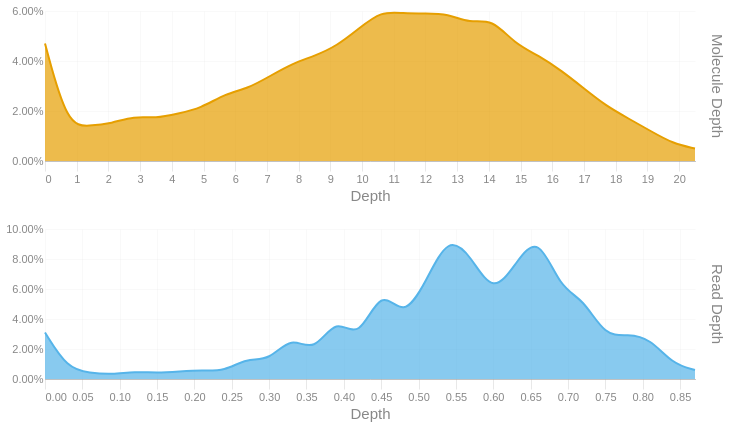

Notebook cell for this chart:
### Code cell
readdep = depth_hist(tb['Read Depth'], q99, 3)
readdep = readdep.with_columns(pl.lit('Read Depth').alias('Metric'))
if not SKIPLR:
    moldep = depth_hist(tb['Molecule Depth'], mol_q99, 1)
    moldep = moldep.with_columns(pl.lit('Molecule Depth').alias('Metric'))
    _hist = pl.concat([readdep, moldep])
    _hist = _hist.filter(pl.col('Proportion') != 0)
    with SafeRender(_hist):
        (
            alt.Chart(_hist)        
            .mark_area(interpolate = "basis")
            .encode(
                x=alt.X('Bin:Q').scale(domainMin=0).axis(alt.Axis(title='Depth')),
                y = alt.Y('Proportion:Q', title = None).axis(format = '.2%'),
                color = alt.Color('Metric:N').legend(None),
                row = alt.Row("Metric:N").header(title = None, labelOrient = 'right'),
                tooltip = [
                    alt.Tooltip("Metric:N", title = "Metric"),
                    alt.Tooltip('Interval:N', title = "Depth Interval"),
                    alt.Tooltip('Proportion:Q', title = "% Alignments").format('.2%')
                ]
            )
            .resolve_scale(x='independent', y='independent')
            .properties(
                height = 150, width = 650,
                usermeta={'embedOptions': {'downloadFileName': f'{samplename}.depth.hist'}}
            )
        ).display()
else:
    readdep = readdep.filter(pl.col('Proportion') != 0)
    with SafeRender(readdep):
        (
            alt.Chart(readdep)        
            .mark_area(interpolate = "basis")
            .encode(
                x=alt.X('Bin:Q').scale(domainMin=0).axis(alt.Axis(title='Depth')),
                y = alt.Y('Proportion:Q', title = None).axis(format = '.2%'),
                tooltip = [
                    alt.Tooltip('Interval:N', title = "Depth Interval"),
                    alt.Tooltip('Proportion:Q', title = "% Alignments").format('.2%')
                ]
            )
            .properties(
                usermeta={'embedOptions': {'downloadFileName': f'{samplename}.depth.hist'}}
            )
        ).display()

### Figure 1 — Vega-Lite specification as saved in the notebook (floating-point values rounded to 4 significant figures)
{"width": 650, "height": 150, "config": {"title": {"anchor": "start", "dy": -15, "fontSize": 18, "color": "#888888", "subtitleColor": "#888888", "subtitleFontSize": 14}, "arc": {"fill": "#0072B2"}, "axis": {"domainColor": "#888888", "domainWidth": 0.5, "gridWidth": 0.2, "grid": false, "titleFontWeight": 400, "titleFontSize": 15, "labelFontSize": 11, "labelColor": "#888888", "tickColor": "#888888", "tickWidth": 0.2, "titleColor": "#888888"}, "axisBand": {"grid": false}, "axisX": {"grid": true, "tickSize": 10, "domainCap": "round"}, "axisY": {"domain": false, "grid": true, "tickSize": 0, "domainCap": "round"}, "background": "transparent", "header": {"labelFontSize": 15, "labelColor": "#888888", "titleFontSize": 15, "titleFontWeight": 600, "titleColor": "#888888"}, "legend": {"labelFont": "sans-serif", "labelFontSize": 12, "labelColor": "#888888", "symbolSize": 100, "symbolType": "circle", "titleFontSize": 12, "titlePadding": 10, "titleColor": "#888888", "title": null}, "range": {"category": ["#E69F00", "#56B4E9", "#009E73", "#F0E442", "#0072B2", "#D55E00", "#CC79A7", "#000000"], "diverging": ["#cfe8f3", "#a2d4ec", "#73bfe2", "#46abdb", "#1696d2", "#12719e"]}, "area": {"fill": "#0072B2", "fillOpacity": 0.7, "line": true, "strokeOpacity": 0.7}, "line": {"color": "#0072B2", "stroke": "#0072B2", "strokeWidth": 2}, "trail": {"color": "#0072B2", "stroke": "#0072B2", "strokeWidth": 0, "size": 1}, "point": {"filled": true, "fillOpacity": 1.0, "size": 95}, "text": {"color": "#888888", "fontSize": 11, "align": "right", "fontWeight": 400, "size": 11}, "bar": {"fill": "#0072B2", "stroke": null}, "view": {"stroke": null, "continuousWidth": 660, "continuousHeight": 400}}, "data": {"name": "data-37e2aad6e32d3af3e6a457a9f0bcb739"}, "mark": {"type": "area", "interpolate": "basis"}, "encoding": {"color": {"field": "Metric", "legend": null, "type": "nominal"}, "row": {"field": "Metric", "header": {"title": null, "labelOrient": "right"}, "type": "nominal"}, "tooltip": [{"field": "Metric", "title": "Metric", "type": "nominal"}, {"field": "Interval", "title": "Depth Interval", "type": "nominal"}, {"field": "Proportion", "format": ".2%", "title": "% Alignments", "type": "quantitative"}], "x": {"axis": {"title": "Depth"}, "field": "Bin", "scale": {"domainMin": 0}, "type": "quantitative"}, "y": {"axis": {"format": ".2%"}, "field": "Proportion", "title": null, "type": "quantitative"}}, "resolve": {"scale": {"x": "independent", "y": "independent"}}, "usermeta": {"embedOptions": {"downloadFileName": "S5_Connecticut_993.depth.hist"}}, "$schema": "https://vega.github.io/schema/vega-lite/v6.1.0.json", "datasets": {"data-37e2aad6e32d3af3e6a457a9f0bcb739": [{"Bin": 0.0, "Interval": "0.0-0.03", "Proportion": 0.031, "Metric": "Read Depth"}, {"Bin": 0.03, "Interval": "0.03-0.06", "Proportion": 0.007, "Metric": "Read Depth"}, {"Bin": 0.06, "Interval": "0.06-0.09", "Proportion": 0.004, "Metric": "Read Depth"}, {"Bin": 0.09, "Interval": "0.09-0.12", "Proportion": 0.003, "Metric": "Read Depth"}, {"Bin": 0.12, "Interval": "0.12-0.15", "Proportion": 0.005, "Metric": "Read Depth"}, {"Bin": 0.15, "Interval": "0.15-0.18", "Proportion": 0.004, "Metric": "Read Depth"}, {"Bin": 0.18, "Interval": "0.18-0.21", "Proportion": 0.005, "Metric": "Read Depth"}, {"Bin": 0.21, "Interval": "0.21-0.24", "Proportion": 0.006, "Metric": "Read Depth"}, {"Bin": 0.24, "Interval": "0.24-0.27", "Proportion": 0.005, "Metric": "Read Depth"}, {"Bin": 0.27, "Interval": "0.27-0.3", "Proportion": 0.014, "Metric": "Read Depth"}, {"Bin": 0.3, "Interval": "0.3-0.33", "Proportion": 0.012, "Metric": "Read Depth"}, {"Bin": 0.33, "Interval": "0.33-0.36", "Proportion": 0.029, "Metric": "Read Depth"}, {"Bin": 0.36, "Interval": "0.36-0.39", "Proportion": 0.017, "Metric": "Read Depth"}, {"Bin": 0.39, "Interval": "0.39-0.42", "Proportion": 0.042, "Metric": "Read Depth"}, {"Bin": 0.42, "Interval": "0.42-0.45", "Proportion": 0.025, "Metric": "Read Depth"}, {"Bin": 0.45, "Interval": "0.45-0.48", "Proportion": 0.062, "Metric": "Read Depth"}, {"Bin": 0.48, "Interval": "0.48-0.51", "Proportion": 0.04, "Metric": "Read Depth"}, {"Bin": 0.51, "Interval": "0.51-0.54", "Proportion": 0.065, "Metric": "Read Depth"}, {"Bin": 0.54, "Interval": "0.54-0.57", "Proportion": 0.096, "Metric": "Read Depth"}, {"Bin": 0.57, "Interval": "0.57-0.6", "Proportion": 0.082, "Metric": "Read Depth"}, {"Bin": 0.6, "Interval": "0.6-0.63", "Proportion": 0.056, "Metric": "Read Depth"}, {"Bin": 0.63, "Interval": "0.63-0.66", "Proportion": 0.077, "Metric": "Read Depth"}, {"Bin": 0.66, "Interval": "0.66-0.69", "Proportion": 0.097, "Metric": "Read Depth"}, {"Bin": 0.69, "Interval": "0.69-0.72", "Proportion": 0.06, "Metric": "Read Depth"}, {"Bin": 0.72, "Interval": "0.72-0.75", "Proportion": 0.054, "Metric": "Read Depth"}, {"Bin": 0.75, "Interval": "0.75-0.78", "Proportion": 0.028, "Metric": "Read Depth"}, {"Bin": 0.78, "Interval": "0.78-0.81", "Proportion": 0.03, "Metric": "Read Depth"}, {"Bin": 0.81, "Interval": "0.81-0.84", "Proportion": 0.027, "Metric": "Read Depth"}, {"Bin": 0.84, "Interval": "0.84-0.87", "Proportion": 0.01, "Metric": "Read Depth"}, {"Bin": 0.87, "Interval": "0.87-0.9", "Proportion": 0.006, "Metric": "Read Depth"}, {"Bin": 0.0, "Interval": "0.0-0.7", "Proportion": 0.047, "Metric": "Molecule Depth"}, {"Bin": 0.7, "Interval": "0.7-1.4", "Proportion": 0.014, "Metric": "Molecule Depth"}, {"Bin": 1.4, "Interval": "1.4-2.1", "Proportion": 0.014, "Metric": "Molecule Depth"}, {"Bin": 2.1, "Interval": "2.1-2.8", "Proportion": 0.015, "Metric": "Molecule Depth"}, {"Bin": 2.8, "Interval": "2.8-3.5", "Proportion": 0.018, "Metric": "Molecule Depth"}, {"Bin": 3.5, "Interval": "3.5-4.2", "Proportion": 0.017, "Metric": "Molecule Depth"}, {"Bin": 4.2, "Interval": "4.2-4.9", "Proportion": 0.019, "Metric": "Molecule Depth"}, {"Bin": 4.9, "Interval": "4.9-5.7", "Proportion": 0.021, "Metric": "Molecule Depth"}, {"Bin": 5.7, "Interval": "5.7-6.4", "Proportion": 0.027, "Metric": "Molecule Depth"}, {"Bin": 6.4, "Interval": "6.4-7.1", "Proportion": 0.029, "Metric": "Molecule Depth"}, {"Bin": 7.1, "Interval": "7.1-7.8", "Proportion": 0.034, "Metric": "Molecule Depth"}, {"Bin": 7.8, "Interval": "7.8-8.5", "Proportion": 0.039, "Metric": "Molecule Depth"}, {"Bin": 8.5, "Interval": "8.5-9.2", "Proportion": 0.042, "Metric": "Molecule Depth"}, {"Bin": 9.2, "Interval": "9.2-9.9", "Proportion": 0.046, "Metric": "Molecule Depth"}, {"Bin": 9.9, "Interval": "9.9-10.6", "Proportion": 0.053, "Metric": "Molecule Depth"}, {"Bin": 10.6, "Interval": "10.6-11.3", "Proportion": 0.06, "Metric": "Molecule Depth"}, {"Bin": 11.3, "Interval": "11.3-12.0", "Proportion": 0.059, "Metric": "Molecule Depth"}, {"Bin": 12.0, "Interval": "12.0-12.7", "Proportion": 0.059, "Metric": "Molecule Depth"}, {"Bin": 12.7, "Interval": "12.7-13.4", "Proportion": 0.059, "Metric": "Molecule Depth"}, {"Bin": 13.4, "Interval": "13.4-14.1", "Proportion": 0.055, "Metric": "Molecule Depth"}, {"Bin": 14.1, "Interval": "14.1-14.8", "Proportion": 0.057, "Metric": "Molecule Depth"}, {"Bin": 14.8, "Interval": "14.8-15.6", "Proportion": 0.047, "Metric": "Molecule Depth"}, {"Bin": 15.6, "Interval": "15.6-16.3", "Proportion": 0.042, "Metric": "Molecule Depth"}, {"Bin": 16.3, "Interval": "16.3-17.0", "Proportion": 0.036, "Metric": "Molecule Depth"}, {"Bin": 17.0, "Interval": "17.0-17.7", "Proportion": 0.029, "Metric": "Molecule Depth"}, {"Bin": 17.7, "Interval": "17.7-18.4", "Proportion": 0.022, "Metric": "Molecule Depth"}, {"Bin": 18.4, "Interval": "18.4-19.1", "Proportion": 0.017, "Metric": "Molecule Depth"}, {"Bin": 19.1, "Interval": "19.1-19.8", "Proportion": 0.012, "Metric": "Molecule Depth"}, {"Bin": 19.8, "Interval": "19.8-20.5", "Proportion": 0.007, "Metric": "Molecule Depth"}, {"Bin": 20.5, "Interval": "20.5-21.21", "Proportion": 0.005, "Metric": "Molecule Depth"}]}}
